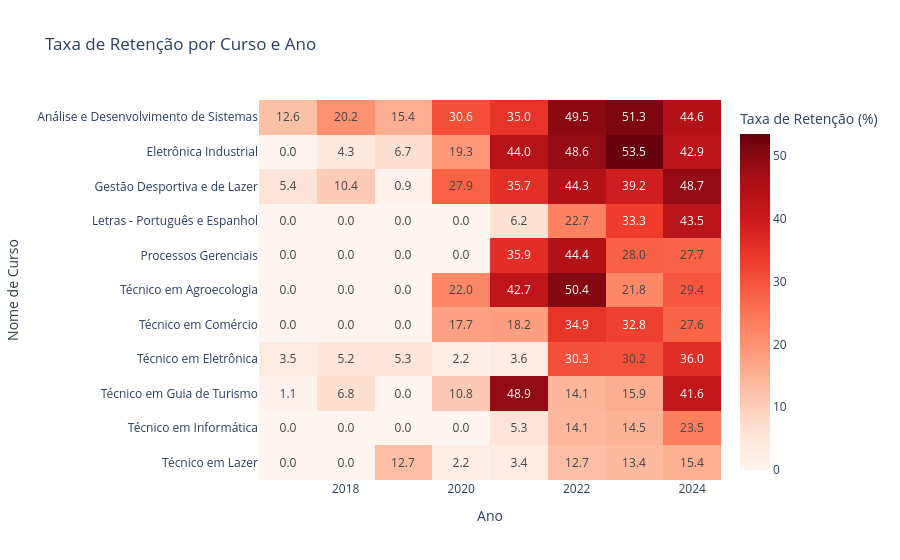

The code cell stored with this chart in its notebook:
### Code cell
escala_heatmap = "Reds" if INDICADOR in ["TE", "TR"] else "Blues"

fig_g8 = px.imshow(
    pivot,
    text_auto=".1f",
    color_continuous_scale=escala_heatmap,
    labels={"color": f"{ROTULOS_INDICADORES[INDICADOR]} (%)"},
    title=f"{ROTULOS_INDICADORES[INDICADOR]} por Curso e Ano",
    aspect="auto",
)
fig_g8.show()

### Figure 1 — Plotly figure (JSON) as saved in the notebook; plotly's stock layout.template omitted (floating-point values rounded to 4 significant figures)
{"data": [{"coloraxis": "coloraxis", "hovertemplate": "Ano: %{x}<br>Nome de Curso: %{y}<br>Taxa de Retenção (%): %{z}<extra></extra>", "name": "0", "texttemplate": "%{z:.1f}", "type": "heatmap", "x": [2017, 2018, 2019, 2020, 2021, 2022, 2023, 2024], "xaxis": "x", "y": ["Análise e Desenvolvimento de Sistemas", "Eletrônica Industrial", "Gestão Desportiva e de Lazer", "Letras - Português e Espanhol", "Processos Gerenciais", "Técnico em Agroecologia", "Técnico em Comércio", "Técnico em Eletrônica", "Técnico em Guia de Turismo", "Técnico em Informática", "Técnico em Lazer"], "yaxis": "y", "z": [[12.55, 20.22, 15.44, 30.56, 35.0, 49.48, 51.3, 44.57], [0.0, 4.3, 6.67, 19.27, 44.05, 48.57, 53.54, 42.86], [5.36, 10.38, 0.87, 27.94, 35.71, 44.33, 39.22, 48.67], [0.0, 0.0, 0.0, 0.0, 6.19, 22.69, 33.33, 43.48], [0.0, 0.0, 0.0, 0.0, 35.87, 44.36, 28.03, 27.72], [0.0, 0.0, 0.0, 21.98, 42.7, 50.41, 21.77, 29.45], [0.0, 0.0, 0.0, 17.7, 18.18, 34.86, 32.76, 27.56], [3.48, 5.22, 5.34, 2.19, 3.57, 30.28, 30.19, 35.98], [1.15, 6.78, 0.0, 10.81, 48.89, 14.12, 15.91, 41.56], [0.0, 0.0, 0.0, 0.0, 5.3, 14.05, 14.48, 23.5], [0.0, 0.0, 12.73, 2.17, 3.41, 12.73, 13.39, 15.38]]}], "layout": {"coloraxis": {"colorbar": {"title": {"text": "Taxa de Retenção (%)"}}, "colorscale": [[0, "rgb(255,245,240)"], [0.125, "rgb(254,224,210)"], [0.25, "rgb(252,187,161)"], [0.375, "rgb(252,146,114)"], [0.5, "rgb(251,106,74)"], [0.625, "rgb(239,59,44)"], [0.75, "rgb(203,24,29)"], [0.875, "rgb(165,15,21)"], [1, "rgb(103,0,13)"]]}, "title": {"text": "Taxa de Retenção por Curso e Ano"}, "xaxis": {"anchor": "y", "domain": [0, 1], "title": {"text": "Ano"}}, "yaxis": {"anchor": "x", "autorange": "reversed", "domain": [0, 1], "title": {"text": "Nome de Curso"}}}}
